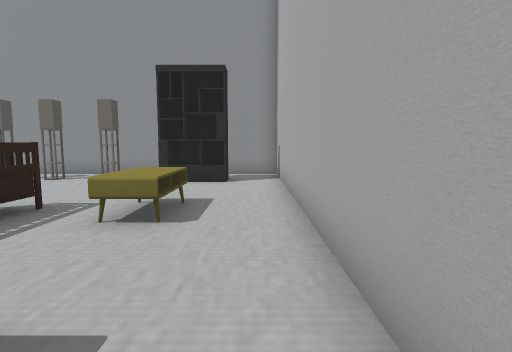
View 1 (above)

16 first-person views from a walk through a 3-D level made in the Unity game engine. The camera is 1.2 m above the floor, tilts 6° down and sees 80° across. The floor is counted in squares, 1 m on a side. Each view is taken from the middle of a square. On the plan, view 1 faces up. The plan holds only what a view shows up to about 13 squares ahead; the rest is blank. The place goes on beyond the plan. The player is left out. Some surface patterns are stand-ins.

View 2
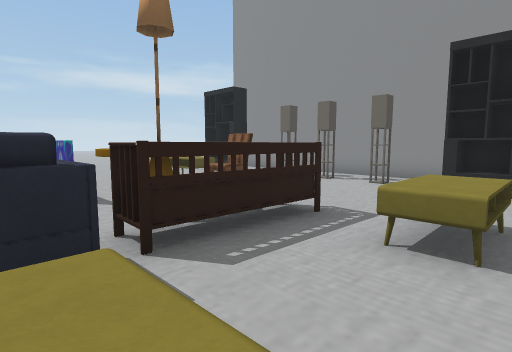

View 3
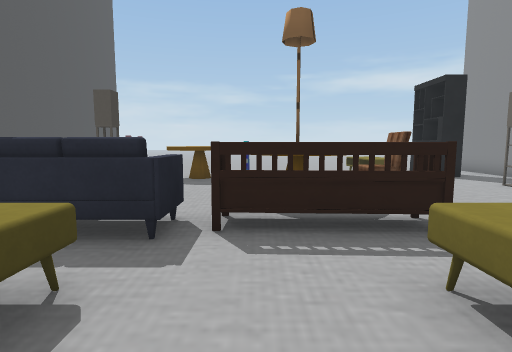

View 4
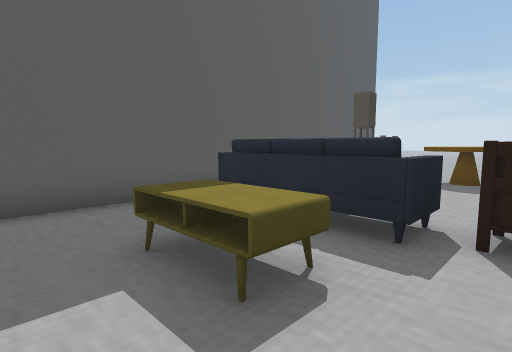

View 5
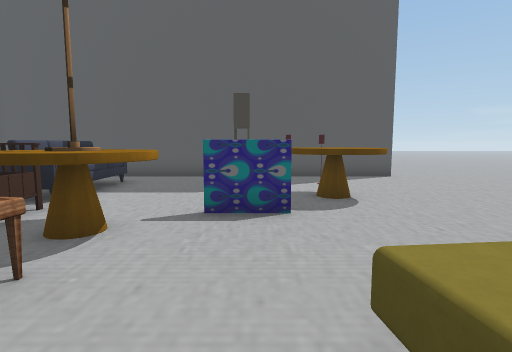

View 6
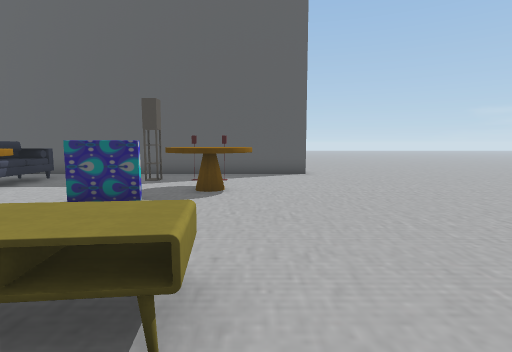

View 7
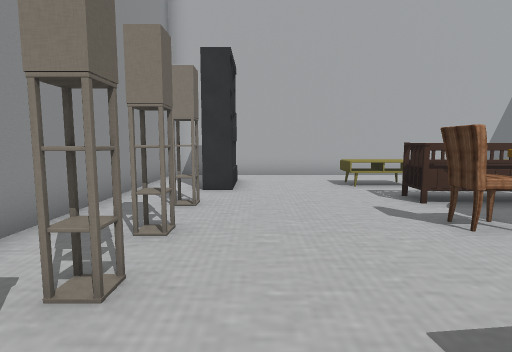

View 8
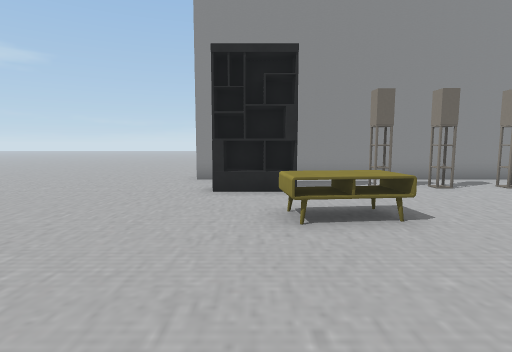

View 9
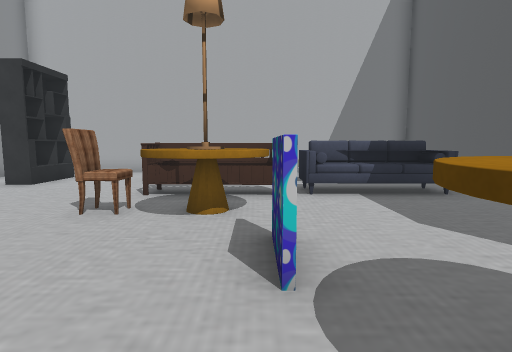

View 10
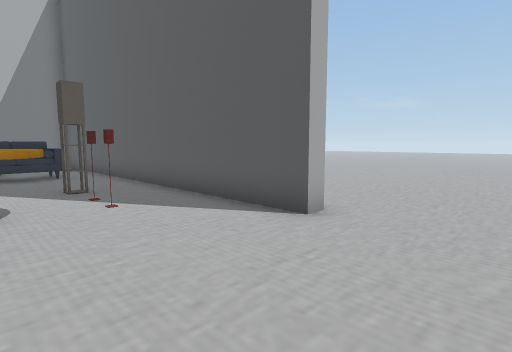

View 11
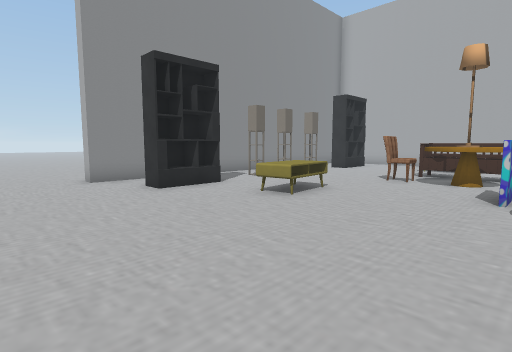

View 12
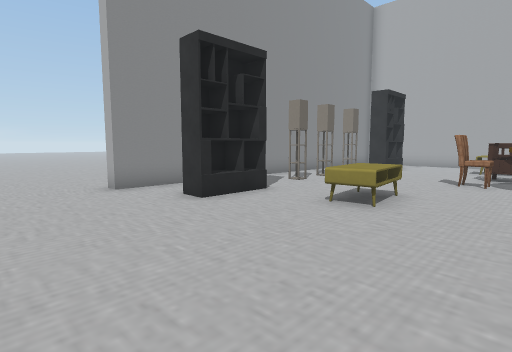

View 13
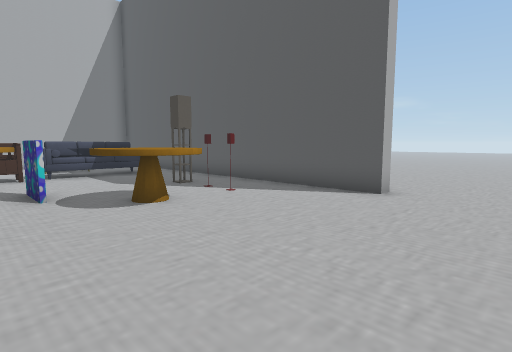

View 14
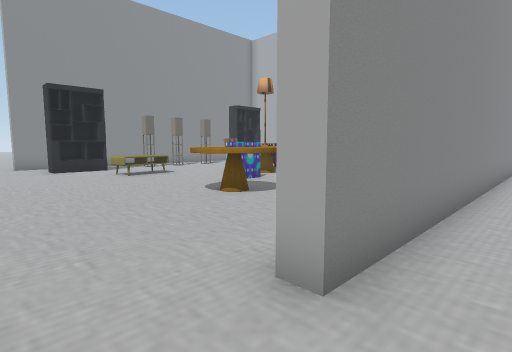

View 15
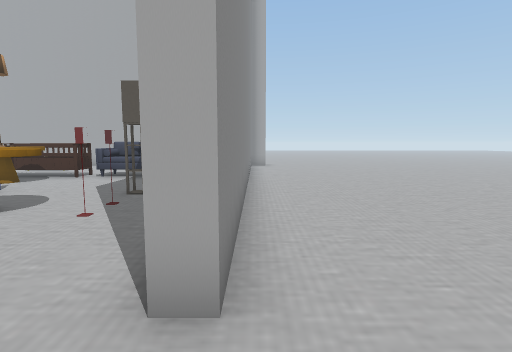

View 16
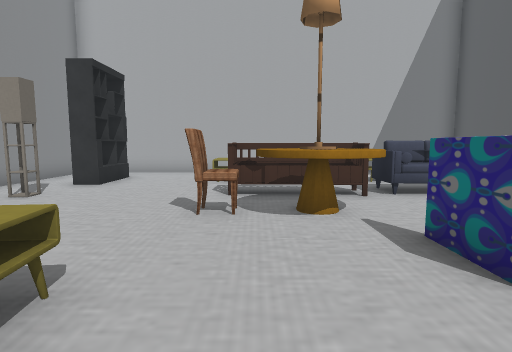

### Floor plan
Points are (right, up) in squares from view 1. A wall is a line through its corners. A room is listed if a view was taken in it or the views show most of it. See-through windows are left out.
Room 1 (views 1, 2, 3, 4, 5, 6, 7, 8, 9, 10, 11, 12, 13, 15, 16)
walls: (-8.8, -1.4) (-8.8, -0.9) (-8.4, -0.9) (-8.4, -1.4); (-8.4, 10.6) (-8.4, 10.2) (-8.8, 10.2) (-8.8, 10.6); (-6.7, 10.6) (-6.7, 10.2) (-7.1, 10.2) (-7.1, 10.6); (-4.7, 10.6) (-4.7, 10.2) (-5.2, 10.2) (-5.2, 10.6); (-14, -3.8) (-14, -3.3) (0.8, -3.3) (0.8, 12.2) (-14, 12.2)
ways out: opening at (-16, -5) to room 2; opening at (-16, 12) to room 2
objects: shelf (-13, 10) to (-11, 10); table (-12, 0) to (-10, 2); table (-11, 7) to (-10, 8); other object (-9, 3); table (-8, 3) to (-5, 4); lamp (-7, 4) to (-6, 4); chair (-7, 5) to (-6, 6); sofa (-5, -2) to (-4, 1); bench (-5, 2) to (-4, 6); shelf (-3, 10) to (-1, 10); table (-2, 0) to (-2, 1); table (-2, 5) to (-2, 6)
Room 2 (view 14)
walls: (-1.6, -3.8) (-14, -3.8); (-14, 12.2) (-14, 12.8)
ways out: opening at (-16, -5) to room 1; opening at (-16, 12) to room 1

Positions as (right, up) in squares from view 1, and headings:
1: (0, 0), facing up
2: (-1, 1), facing up-left
3: (0, 3), facing left
4: (0, 3), facing down-left
5: (-9, 8), facing down
6: (-12, 9), facing down
7: (-11, 9), facing right
8: (-12, 2), facing up
9: (-12, 3), facing right
10: (-17, 1), facing down-right
11: (-17, 2), facing up-right
12: (-17, 4), facing up-right
13: (-17, 4), facing down-right
14: (-16, -5), facing up-right
15: (-16, -4), facing right
16: (-12, 5), facing right
